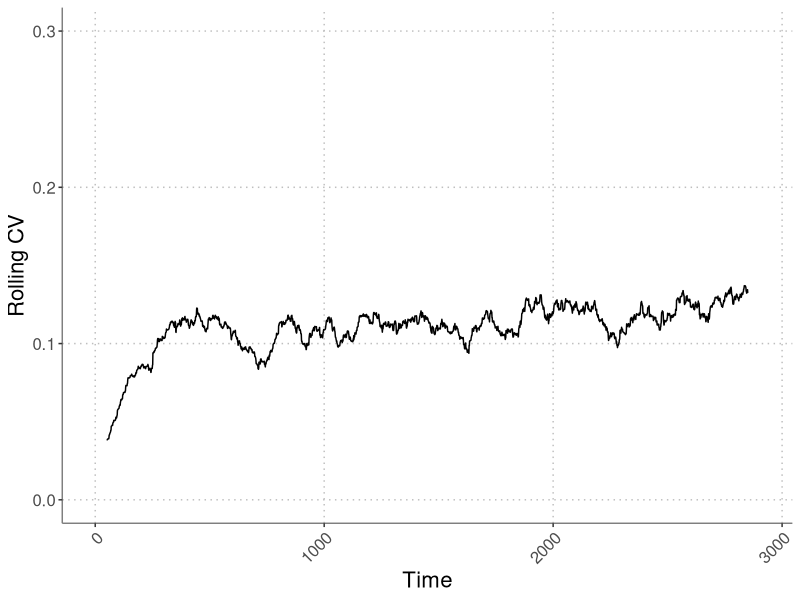

R code for this plot: (Note: this script raises an error after producing the figure.)
#########################################################################
##  test_runs.R: does quick simulations of the four species model to   ##
##  test parameter combinations                                        ##
#########################################################################

rm(list=ls())                    # Erase the memory
library('mvtnorm')

####
####  THE MODEL FUNCTION -------------------------------------------
####
simulate_model <- function(seasons, days_to_track, Rmu, 
                           Rsd_annual, sigE, rho, 
                           alpha1, alpha2, alpha3, alpha4,
                           eta1, eta2, eta3, eta4,
                           r1, r2, r3, r4,
                           a1, a2, a3, a4,
                           b1, b2, b3, b4,
                           eps1, eps2, eps3, eps4,
                           D1, D2, D3, D4,
                           N1, N2, N3, N4, R, gVec) {
  
  require('deSolve') # for solving continuous differential equations
  require('mvtnorm') # for multivariate normal distribution functions
  
  ##  Assign parameter values to appropriate lists
  DNR <- c(D=c(D1,D2,D3,D4),    # initial dormant state abundance
           N=c(N1,N2,N3,N4),    # initial live state abundance
           R=R)                 # initial resource level
  
  parms <- list (
    r = c(r1,r2,r3,r4),          # max growth rate for each species
    a = c(a1,a2,a3,a4),          # rate parameter for Hill function 
    b = c(b1,b2,b3,b4),          # shape parameter for Hill function
    eps = c(eps1,eps2,eps3,eps4) # resource-to-biomass efficiency
  )
  
  
  ####
  ####  Sub-Model functions
  ####
  ## Continuous model
  updateNR <- function(t, NR, parms){
    with(as.list(c(NR, parms)), {
      dN1dt = N1*eps[1]*(uptake_R(r[1], R, a[1], b[1]))
      dN2dt = N2*eps[2]*(uptake_R(r[2], R, a[2], b[2]))
      dN3dt = N3*eps[3]*(uptake_R(r[3], R, a[3], b[3]))
      dN4dt = N4*eps[4]*(uptake_R(r[4], R, a[4], b[4]))
      dRdt = -1 * (dN1dt/eps[1] + dN2dt/eps[2] + dN3dt/eps[3] + dN4dt/eps[4])
      list(c(dN1dt, dN2dt, dN3dt, dN4dt, dRdt)) #output
    })
  } # end continuous function
  
  ## Discrete model
  update_DNR <- function(t, DNR, gammas,
                         alpha1, alpha2, alpha3, alpha4,
                         eta1, eta2, eta3, eta4) {
    with (as.list(DNR),{
      g1    <- gammas[1]
      g2    <- gammas[2]
      g3    <- gammas[3]
      g4    <- gammas[4]
      D1new <- (1-g1)*(alpha1*N1 + D1)*(1-eta1)
      D2new <- (1-g2)*(alpha2*N2 + D2)*(1-eta2)
      D3new <- (1-g3)*(alpha3*N3 + D3)*(1-eta3)
      D4new <- (1-g4)*(alpha4*N4 + D4)*(1-eta4)
      N1new <- g1*(alpha1*N1 + D1)*(1-eta1)
      N2new <- g2*(alpha2*N2 + D2)*(1-eta2)
      N3new <- g3*(alpha3*N3 + D3)*(1-eta3)
      N4new <- g4*(alpha4*N4 + D4)*(1-eta4)
      Rnew  <- Rvector[t]
      return(c(D1new, D2new, D3new, D4new, N1new, N2new, N3new, N4new, Rnew))
    })
  }
  
  ##  Resource uptake function (Hill function)
  uptake_R <- function(r, R, a, b) {
    return((r*R^a) / (b^a + R^a))
  }
  
  
  
  ####
  #### Simulate model -----------------------------------------------------
  ####
  days <- c(1:days_to_track)
  
  # Get "germination" fractions for each year
  num_spp <- length(parms$r)
  
  
  
  # Loop over seasons
  nmsDNR <- names(DNR)
  dormants <- grep("D", names(DNR))
  NR <- DNR[-dormants] 
  nmsNR <- names(NR)
  Rvector <- rlnorm(seasons, Rmu, Rsd_annual)
  saved_outs <- matrix(ncol=length(DNR), nrow=seasons+1)
  saved_outs[1,] <- DNR 
  
  for(season_now in 1:seasons) {
    output <- ode(y = NR, times=days,
                  func = updateNR, parms = parms)
    NR <- output[nrow(output),nmsNR]
    dormants <- grep("D", names(DNR))
    DNR <- c(DNR[dormants], NR)
    saved_outs[season_now+1,] <- DNR
    names(DNR) <- nmsDNR
    DNR <- update_DNR(season_now, DNR, gVec[season_now,],
                      alpha1 = alpha1, alpha2 = alpha2, alpha3 = alpha3, alpha4 = alpha4,
                      eta1 = eta1, eta2 = eta2, eta3 = eta3, eta4 = eta4)
    names(DNR) <- nmsDNR
    NR <- DNR[-dormants]
    names(NR) <- nmsNR
  } # next season
  
  return(saved_outs)
  
} #end simulation function



####
####  SIMULATE THE MODEL --------------------------------------------
####
set.seed(123456789) # Set seed to reproduce random results

## Define vectors of parameters to vary
# Initial conditions

DNR <- rbind(c(D=c(25,0.1,0.1,0.1),N=c(25,0.1,0.1,0.1),R=20)) # open community


sig_e_vec <- c(rep(0,100),seq(0,2.5,length.out = 3000))
timesim <- length(sig_e_vec)
getG <- function(sigE, rho, nTime, num_spp) {
  varcov <- matrix(rep(rho*sigE,num_spp*2), num_spp, num_spp)
  diag(varcov) <- sigE
  if(sigE > 0) { varcov <- Matrix::nearPD(varcov)$mat } # coerce matrix to positive definite
  varcov <- as.matrix(varcov)
  e <- rmvnorm(n = nTime, mean = rep(0,num_spp), sigma = varcov)
  g <- exp(e) / (1+exp(e))
  return(g)
}
rho_sim <- 0
gVec <- matrix(nrow=timesim,ncol=4)
for(i in 1:timesim){
  gVec[i,] <- getG(sigE = sig_e_vec[i], rho = rho_sim, nTime = 1, num_spp = 4)
}



##  Define constant parameters in list
constant_parameters <- list (
  seasons = timesim,               # number of seasons to simulate
  days_to_track = 100,             # number of days to simulate in odSolve
  Rmu = 3,                         # mean resource pulse (on log scale)
  Rsd_annual = 0.0,                # std dev of resource pulses (on log scale)
  # sigE = 0,                      # environmental cue variance
  rho = rho_sim,                   # environmental cue correlation between species
  alpha1 = 0.50,                   # live-to-dormant biomass fraction; spp1
  alpha2 = 0.494,                  # live-to-dormant biomass fraction; spp2
  alpha3 = 0.49,                   # live-to-dormant biomass fraction; spp3
  alpha4 = 0.483,                  # live-to-dormant biomass fraction; spp4
  eta1 = 0.1,                      # dormant mortality; spp1
  eta2 = 0.1,                      # dormant mortality; spp2
  eta3 = 0.1,                      # dormant mortality; spp3
  eta4 = 0.1                       # dormant mortality; spp4
)

grow_parameters <- list (
  r   = c(0.2,0.2,0.2,0.2),   # max growth rate for each species
  a   = c(2,2,2,2),           # rate parameter for Hill function 
  b   = c(2.5,2.5,2.5,2.5),   # shape parameter for Hill function
  eps = c(0.5,0.5,0.5,0.5)    # resource-to-biomass efficiency
)

# Make on long vector of named parameters
constant_param_vec <- c(unlist(constant_parameters), unlist(grow_parameters))
parameters <- c(constant_param_vec, DNR)
dnr_slots <- which(names(parameters) == "")
names(parameters)[dnr_slots] <- colnames(DNR)
outs <- do.call(simulate_model,c(list(gVec=gVec),parameters)) 



####
####  PLOTS FOR INFOGRAPHIC
####
library(ggplot2)
library(reshape2)
library(viridis)
library(ggthemes)
library(zoo)

dosim <- as.data.frame(outs[101:3000,5:8])
colnames(dosim) <- c("Species 1","Species 2","Species 3","Species 4")
dosim$total <- rowSums(dosim)
colnames(dosim)[5] <- "Total Biomass"
dosim$iteration <- 1:2900
dosim_long <- melt(dosim, id.vars = "iteration")

mycv <- function(x) {sd(x) / mean(x)}
rolling_cv <- data.frame(cv = rollapply(dosim$`Total Biomass`, width=100, FUN=mycv, fill=NA),
                         iteration = 1:2900)
ggplot(rolling_cv, aes(x=iteration, y=cv))+
  geom_line()+
  ylab("Rolling CV")+
  xlab("Time")+
  scale_y_continuous(limits=c(0,0.3))+
  theme(panel.grid.major = element_line(colour = "grey", linetype = "dotted"),
        panel.grid.minor = element_line(colour = "white", linetype = "dotted"),
        panel.background = element_rect("white"),
        axis.line.x = element_line("grey50"),
        axis.line.y = element_line("grey50"),
        axis.title = element_text(size=16))+
  theme(axis.text.x = element_text(size=12,angle = 45, hjust = 1),
        axis.text.y = element_text(size=12))
ggsave(paste0("../manuscript/components/open_community_infographic_cv.png"), width = 3, height = 3, units = "in", dpi = 300)

# mycols <- c("#890584","#b1cb3d","#12205b","#0085dc", rgb(52, 0, 66, maxColorValue = 255))
mycols <- c("#000000", "#E69F00", "#56B4E9", "#009E73", "#F0E442", "#0072B2", "#D55E00", "#CC79A7")
mycols <- c("#E69F00", "#56B4E9", "#009E73", "#CC79A7", NA)
# mycols <- c("orange","blue","red", "green", "grey25")
ggplot(dosim_long, aes(x=iteration, y=value, color=variable))+
  geom_line(size=0.35)+
  scale_color_manual(values=mycols)+
  # scale_color_viridis(discrete=TRUE, direction = -1, end = 0.9, name="")+
  # scale_alpha_manual(values = c(0.7,0.7,0.7,0.7,1))+
  xlab("Time")+
  ylab("Biomass")+
  scale_y_continuous(limits=c(0,30))+
  theme(panel.grid.major = element_line(colour = "grey", linetype = "dotted"),
        panel.grid.minor = element_line(colour = "white", linetype = "dotted"),
        panel.background = element_rect("white"),
        axis.line.x = element_line("white"),
        axis.line.y = element_line("white"),
        axis.title = element_text(size=16))+
  theme(axis.text.x = element_text(size=12),
        axis.text.y = element_text(size=12))+
  guides(color=FALSE, alpha=FALSE)
ggsave(paste0("../manuscript/components/open_community_infographic.png"), width = 8, height = 3, units = "in", dpi = 300)




####
####  CLOSED COMMUNITY SIMULATION
####
DNR <- rbind(c(D=c(1,0,0,0),N=c(1,0,0,0),R=20)) # closed community
parameters <- c(constant_param_vec, DNR)
dnr_slots <- which(names(parameters) == "")
names(parameters)[dnr_slots] <- colnames(DNR)
outs_close <- do.call(simulate_model,c(list(gVec=gVec),parameters)) 
dosim_close <- as.data.frame(outs_close[101:3000,5:8])
colnames(dosim_close) <- c("Species 1","Species 2","Species 3","Species 4")
dosim_close$total <- rowSums(dosim_close)
colnames(dosim_close)[5] <- "Total Biomass"
dosim_close$iteration <- 1:2900
dosim_long_close <- melt(dosim_close, id.vars = "iteration")

ggplot(dosim_long_close, aes(x=iteration, y=value, color=variable))+
  geom_line()+
  scale_color_manual(values=mycols)+
  # scale_color_viridis(discrete=TRUE, direction = -1, end = 0.9, name="")+
  # scale_alpha_manual(values = c(0.5,0.5,0.5,0.5,1))+
  xlab("Time")+
  ylab("Biomass")+
  scale_y_continuous(limits=c(0,30))+
  theme(panel.grid.major = element_line(colour = "grey", linetype = "dotted"),
        panel.grid.minor = element_line(colour = "white", linetype = "dotted"),
        panel.background = element_rect("white"),
        axis.line.x = element_line("white"),
        axis.line.y = element_line("white"),
        axis.title = element_text(size=16))+
  theme(axis.text.x = element_text(size=12),
        axis.text.y = element_text(size=12))+
  guides(color=FALSE, alpha=FALSE)
ggsave(paste0("../manuscript/components/closed_community_infographic.png"), width = 8, height = 3, units = "in", dpi = 300)

rolling_cv_close <- data.frame(cv = rollapply(dosim_close$`Total Biomass`, width=100, FUN=mycv, fill=NA),
                               iteration = 1:2900)

ggplot(rolling_cv_close, aes(x=iteration, y=cv))+
  geom_line()+
  ylab("Rolling CV")+
  xlab("Time")+
  scale_y_continuous(limits=c(0,0.3))+
  theme(panel.grid.major = element_line(colour = "grey", linetype = "dotted"),
        panel.grid.minor = element_line(colour = "white", linetype = "dotted"),
        panel.background = element_rect("white"),
        axis.line.x = element_line("grey50"),
        axis.line.y = element_line("grey50"),
        axis.title = element_text(size=16))+
  theme(axis.text.x = element_text(size=12,angle = 45, hjust = 1),
        axis.text.y = element_text(size=12))
ggsave(paste0("../manuscript/components/closed_community_infographic_cv.png"), width = 3, height = 3, units = "in", dpi = 300)


# sig_df <- data.frame(variance = sig_e_vec[101:3000],
#                      years = 101:3000)
# ggplot(sig_df, aes(x=years, y=variance))+
#   geom_point(size=2)+
#   ylab(expression(paste("Environmental variance (", sigma[E]^2, ")")))+
#   xlab("Time")+
#   theme(panel.grid.major = element_line(colour = "grey", linetype = "dotted"),
#         panel.grid.minor = element_line(colour = "white", linetype = "dotted"),
#         panel.background = element_rect("white"),
#         axis.line.x = element_line("grey50"),
#         axis.line.y = element_line("grey50"),
#         axis.title = element_text(size=16))+
#   theme(axis.text.x = element_text(angle = 45, hjust = 1))
# ggsave(paste0("../manuscript/components/infographic_variance.png"), width = 8, height = 2, units = "in", dpi = 72)
